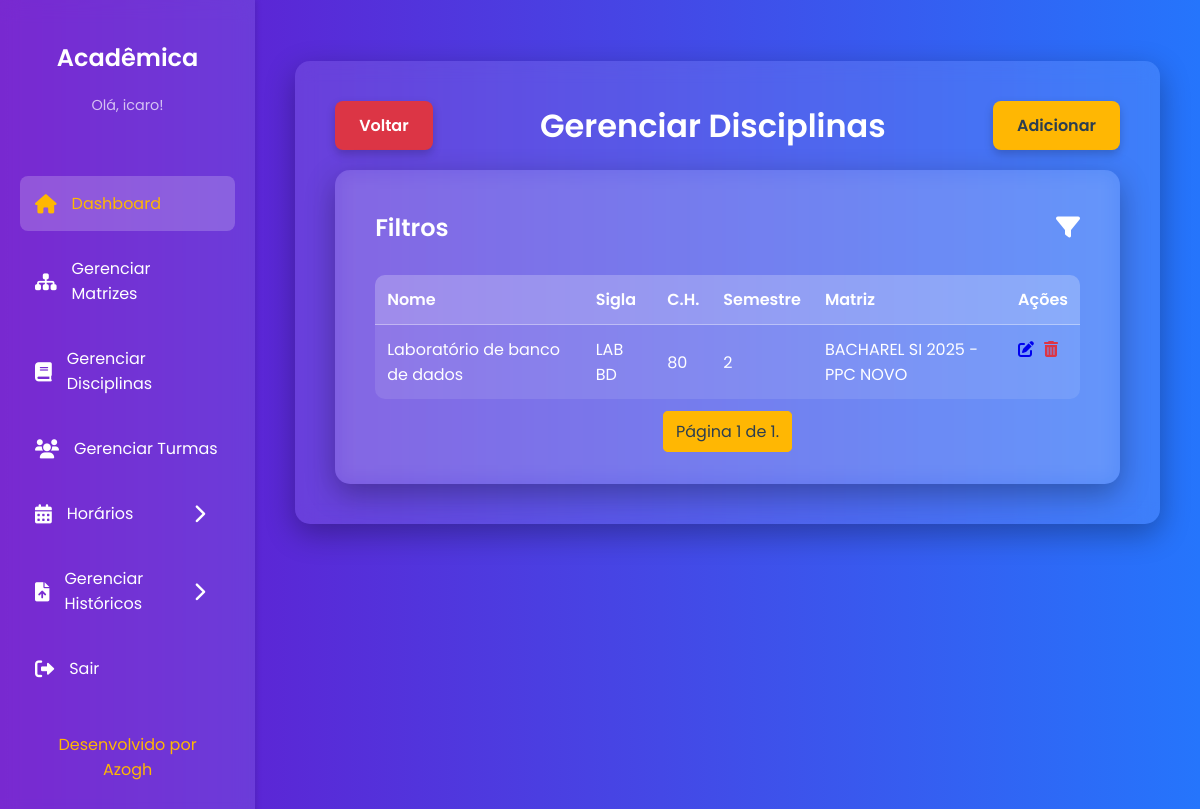
/disciplinas/ (signed in), run on an earlier commit of the app's database.
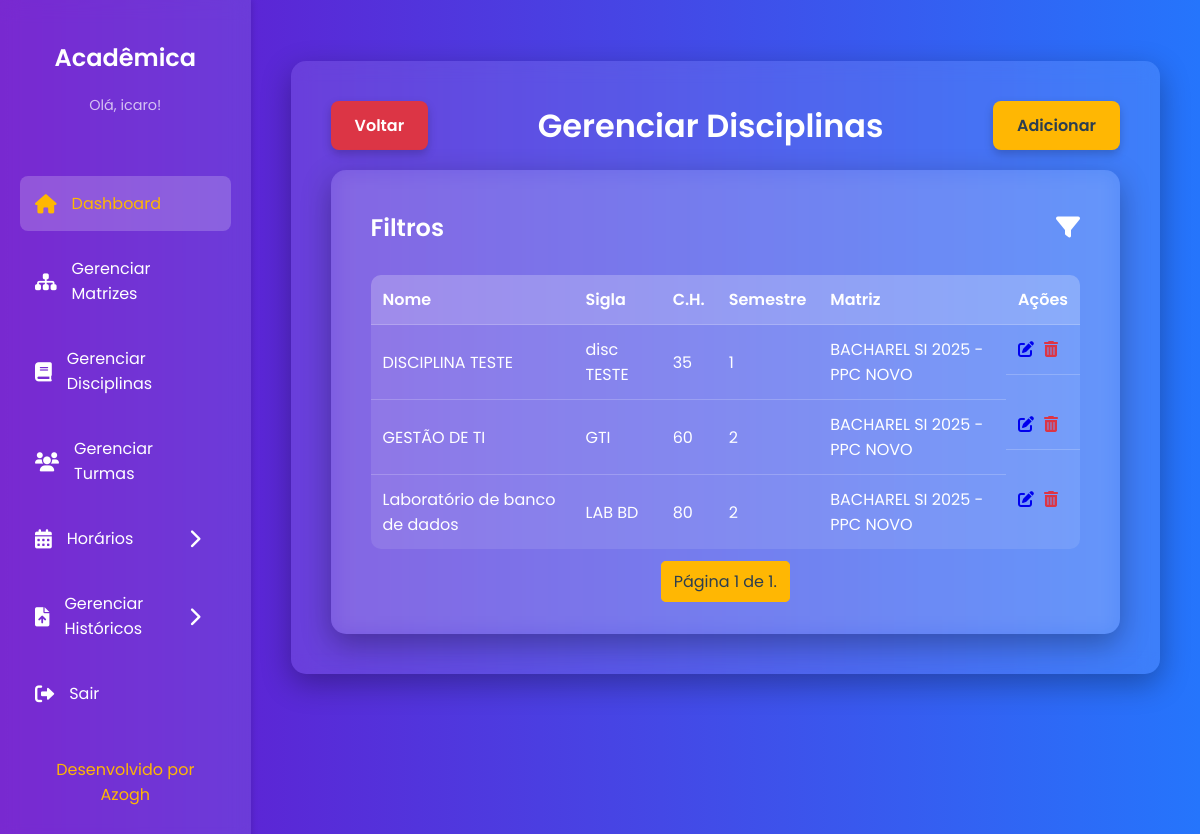
And on a later commit of the database.
### core/models.py (models this page shows, shortened)
class Usuario(AbstractUser):
    gestao_inicio = models.DateField(null=True, blank=True)
    portaria = models.CharField(max_length=15, null=True, blank=True)
    groups = models.ManyToManyField(
        'auth.Group',
        related_name='core_usuarios',
        blank=True,
        help_text='The groups this user belongs to. A user will get all permissions granted to each of their groups.',
        related_query_name='core_usuario',
    )
    user_permissions = models.ManyToManyField(
        'auth.Permission',
        related_name='core_usuarios',
        blank=True,
        help_text='Specific permissions for this user.',
        related_query_name='core_usuario',
    )
    class Meta:
        db_table = 'USUARIO'

class Disciplinas(models.Model):
    nome = models.CharField(max_length=100)
    sigla = models.CharField(max_length=10)
    ch = models.IntegerField()
    semestre = models.PositiveSmallIntegerField() # tinyint
    codigo = models.CharField(max_length=10)
    matriz_curricular = models.ForeignKey(MatrizCurricular, on_delete=models.CASCADE)
    usuario = models.ForeignKey(Usuario, on_delete=models.CASCADE)
    class Meta:
        db_table = 'DISCIPLINAS'

class MatrizCurricular(models.Model):
    nome = models.CharField(max_length=45)
    curso = models.CharField(max_length=100)
    ch_total = models.IntegerField()
    estagio = models.IntegerField(null=True, blank=True)
    acc = models.IntegerField()
    ano_referencia = models.IntegerField()
    usuario = models.ForeignKey(Usuario, on_delete=models.CASCADE)
    class Meta:
        db_table = 'MATRIZ_CURRICULAR'

### core/views.py (the view)
# urls.py: path('disciplinas/', views.listar_disciplinas, name='listar_disciplinas'),
@login_required
def listar_disciplinas(request):
    disciplinas_list = Disciplinas.objects.all().order_by('semestre', 'nome')
    matriz_id = request.GET.get('matriz')
    semestre = request.GET.get('semestre')
    if matriz_id:
        disciplinas_list = disciplinas_list.filter(matriz_curricular__pk=matriz_id)
    if semestre:
        disciplinas_list = disciplinas_list.filter(semestre=semestre)
    matrizes_disponiveis = MatrizCurricular.objects.all()
    semestres_disponiveis = Disciplinas.objects.values_list('semestre', flat=True).distinct().order_by('semestre')
    paginator = Paginator(disciplinas_list, 15)
    page = request.GET.get('page')
    try:
        disciplinas = paginator.page(page)
    except PageNotAnInteger:
        disciplinas = paginator.page(1)
    except EmptyPage:
        disciplinas = paginator.page(paginator.num_pages)
    return render(request, 'core/disciplinas/listar_disciplinas.html', {
        'disciplinas': disciplinas,
        'matrizes_disponiveis': matrizes_disponiveis,
        'semestres_disponiveis': semestres_disponiveis,
    })

### core/templates/core/disciplinas/listar_disciplinas.html (shortened to what this page needs)
{% extends 'core/base.html' %}
{% load static %}
{% block content %}
    <div style="display: flex; justify-content: space-between; align-items: center; margin-bottom: 20px;">
        <a href="{% url 'painel' %}" class="cancel-button">Voltar</a>
        <h1 style="margin: 0; text-align: center; flex-grow: 1;">Gerenciar Disciplinas</h1>
        <a href="{% url 'adicionar_disciplina' %}" class="cta-button">Adicionar</a>
    </div>
    <div class="content-card">
        <div style="display: flex; justify-content: space-between; align-items: center;">
            <h2 style="margin: 0;">Filtros</h2>
            <a href="#" id="filter-toggle" style="font-size: 1.5em; color: var(--text-color);"><i class="fas fa-filter"></i></a>
        </div>
        <table style="margin-top: 30px;">
            <thead>
                <tr>
                    <th>Nome</th>
                    <th>Sigla</th>
                    <th>C.H.</th>
                    <th>Semestre</th>
                    <th>Matriz</th>
                    <th>Ações</th>
                </tr>
            </thead>
            <tbody>
                {% for disciplina in disciplinas %}
                <tr>
                    <td>{{ disciplina.nome }}</td>
                    <td>{{ disciplina.sigla }}</td>
                    <td>{{ disciplina.ch }}</td>
                    <td>{{ disciplina.semestre }}</td>
                    <td>{{ disciplina.matriz_curricular.nome }}</td>
                    <td style="display: flex; gap: 10px;">
                        <a href="{% url 'editar_disciplina' disciplina.pk %}"><i class="fas fa-pen-to-square"></i></a>
                        <a href="{% url 'excluir_disciplina' disciplina.pk %}" style="color: #dc3545;"><i class="fas fa-trash-can"></i></a>
                    </td>
                </tr>
                {% empty %}
                <tr>
                    <td colspan="6">Nenhuma disciplina encontrada.</td>
                </tr>
                {% endfor %}
            </tbody>
        </table>
        <div class="pagination">
            <span class="step-links">
                <span class="current">
                    Página {{ disciplinas.number }} de {{ disciplinas.paginator.num_pages }}.
                </span>
            </span>
        </div>
    </div>
{% endblock %}

### core/templates/core/base.html (shortened to what this page needs)
{% load static %}
<!DOCTYPE html>
<html lang="pt-br">
<head>
    <link rel="stylesheet" href="https://cdnjs.cloudflare.com/ajax/libs/font-awesome/6.0.0-beta3/css/all.min.css">
</head>
<body>
    <div class="dashboard-container">
        <aside class="sidebar">
            <div class="sidebar-header">
                <h2>Acadêmica</h2>
                <p>Olá, {{ user.username }}!</p>
            </div>
            <nav class="sidebar-nav">
                <ul>
                    <li><a href="{% url 'painel' %}" class="active"><i class="fas fa-home"></i> Dashboard</a></li>
                    <li><a href="{% url 'listar_matrizes' %}"><i class="fas fa-sitemap"></i> Gerenciar Matrizes</a></li>
                    <li><a href="{% url 'listar_disciplinas' %}"><i class="fas fa-book"></i> Gerenciar Disciplinas</a></li>
                    <li><a href="{% url 'listar_turmas' %}"><i class="fas fa-users"></i> Gerenciar Turmas</a></li>
                    <li class="dropdown-container">
                        <a href="#" id="horarios-dropdown-toggle" class="dropdown-toggle">
                            <i class="fas fa-calendar-alt"></i>
                            <span>Horários</span>
                            <i class="fas fa-chevron-right arrow"></i>
                        </a>
                    </li>
                    <li class="dropdown-container">
                        <a href="#" id="historicos-dropdown-toggle" class="dropdown-toggle">
                            <i class="fas fa-file-upload"></i>
                            <span>Gerenciar Históricos</span>
                            <i class="fas fa-chevron-right arrow"></i>
                        </a>
                    </li>
                    <li><a href="{% url 'logout' %}"><i class="fas fa-sign-out-alt"></i> Sair</a></li>
                </ul>
            </nav>
            <div class="footer">
                <a href="#">Desenvolvido por Azogh</a>
            </div>
        </aside>
        <main class="main-content">
            <div class="header">
            </div>
            <div class="content-card">
                {% block content %}{% endblock %}
            </div>
        </main>
    </div>
</body>
</html>

### core/templates/core/base.html (style rules this page uses)
:root { --primary-color-dark: #6a11cb; --primary-color-light: #2575fc; --accent-color: #ffb703; --accent-color-hover: #fb8500; --text-color: #fff; --container-bg: rgba(255, 255, 255, 0.1); }
body { font-family: 'Poppins', sans-serif; background: linear-gradient(to right, var(--primary-color-dark), var(--primary-color-light)); color: var(--text-color); margin: 0; padding: 0; min-height: 100vh; box-sizing: border-box; }
.dashboard-container { display: flex; min-height: 100vh; }
.sidebar { width: 250px; background-color: rgba(255, 255, 255, 0.1); backdrop-filter: blur(10px); padding: 20px; box-shadow: 2px 0 5px rgba(0, 0, 0, 0.1); display: flex; flex-direction: column; transition: transform 0.3s ease; }
.sidebar-header { text-align: center; margin-bottom: 30px; }
.sidebar-header h2 { font-size: 1.5em; font-weight: 600; }
.sidebar-header p { font-size: 0.9em; color: rgba(255, 255, 255, 0.7); }
.sidebar-nav ul { list-style: none; padding: 0; }
.sidebar-nav a { display: flex; align-items: center; color: #fff; text-decoration: none; padding: 15px; margin-bottom: 10px; border-radius: 8px; transition: all 0.3s ease; font-weight: 400; }
.sidebar-nav a i { margin-right: 15px; font-size: 1.2em; }
.sidebar-nav a:hover, .sidebar-nav a.active { background-color: rgba(255, 255, 255, 0.2); color: #ffb703; }
.dropdown-container { position: relative; }
.dropdown-toggle { display: flex; align-items: center; color: #fff; text-decoration: none; padding: 15px; margin-bottom: 10px; border-radius: 8px; transition: all 0.3s ease; font-weight: 400; cursor: pointer; }
.dropdown-toggle i { margin-right: 15px; font-size: 1.2em; }
.dropdown-toggle .arrow { margin-left: auto; transition: transform 0.3s ease; }
.footer { margin-top: auto; text-align: center; padding: 20px; }
.footer a { color: #ffb703; text-decoration: none; font-size: 1em; transition: color 0.3s ease; }
.main-content { flex-grow: 1; padding: 40px; display: flex; flex-direction: column; }
.content-card { background-color: rgba(255, 255, 255, 0.1); backdrop-filter: blur(10px); padding: 40px; border-radius: 15px; box-shadow: 0 10px 30px rgba(0, 0, 0, 0.3); }
h1, h2 { font-weight: 600; }
.cta-button, .cancel-button, .delete-button { display: inline-block; padding: 12px 24px; background-color: var(--accent-color); color: #2c3e50; text-decoration: none; border-radius: 8px; font-weight: 600; transition: all 0.3s ease; box-shadow: 0 4px 10px rgba(0, 0, 0, 0.2); text-align: center; cursor: pointer; border: none; font-family: 'Poppins', sans-serif; }
.cancel-button { background-color: #dc3545; color: #fff; }
table { width: 100%; border-collapse: collapse; margin-top: 20px; background-color: rgba(255, 255, 255, 0.1); border-radius: 10px; overflow: hidden; }
th, td { padding: 12px; text-align: left; border-bottom: 1px solid rgba(255, 255, 255, 0.2); }
th { font-weight: 600; background-color: rgba(255, 255, 255, 0.15); }
tr:last-child td { border-bottom: none; }
.pagination { display: flex; justify-content: center; margin-top: 20px; gap: 10px; }
.pagination a, .pagination .current { padding: 8px 12px; border: 1px solid var(--accent-color); border-radius: 5px; color: var(--accent-color); transition: all 0.3s ease; }
.pagination .current { background-color: var(--accent-color); color: #2c3e50; cursor: default; }

What changed in the data, as far as the page shows it:
added Disciplinas: nome "DISCIPLINA TESTE", sigla "disc TESTE", ch "35", semestre "1", matriz_curricular.nome "BACHAREL SI 2025 -PPC NOVO"
added Disciplinas: nome "GESTÃO DE TI", sigla "GTI", ch "60", semestre "2", matriz_curricular.nome "BACHAREL SI 2025 -PPC NOVO"
